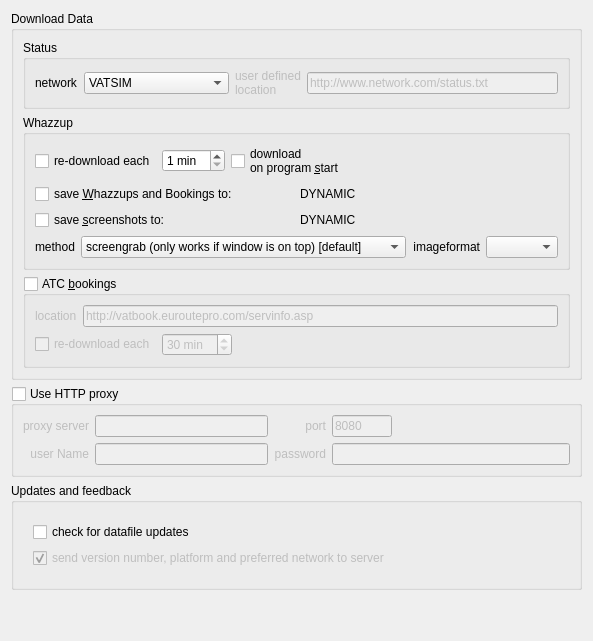
     <widget class="QWidget" name="tabNetwork">
      <attribute name="title">
       <string>Network</string>
      </attribute>
      <layout class="QVBoxLayout">
       <item>
        <widget class="QGroupBox" name="groupBoxDownload">
         <property name="styleSheet">
          <string notr="true"/>
         </property>
         <property name="title">
          <string>Download Data</string>
         </property>
         <layout class="QGridLayout">
          <item row="0" column="0">
           <widget class="QGroupBox" name="groupBox_3">
            <property name="title">
             <string>Status</string>
            </property>
            <layout class="QGridLayout" name="gridLayout_3">
             <item row="0" column="0">
              <widget class="QLabel" name="label_2">
               <property name="text">
                <string>network</string>
               </property>
               <property name="buddy">
                <cstring>cbNetwork</cstring>
               </property>
              </widget>
             </item>
             <item row="0" column="1">
              <widget class="QComboBox" name="cbNetwork">
               <property name="currentIndex">
                <number>0</number>
               </property>
               <item>
                <property name="text">
                 <string>VATSIM</string>
                </property>
               </item>
               <item>
                <property name="text">
                 <string>user defined network</string>
                </property>
               </item>
              </widget>
             </item>
             <item row="0" column="2">
              <widget class="QLabel" name="lbluserDefinedLocation">
               <property name="enabled">
                <bool>false</bool>
               </property>
               <property name="text">
                <string>user defined
location</string>
               </property>
               <property name="buddy">
                <cstring>editUserDefinedLocation</cstring>
               </property>
              </widget>
             </item>
             <item row="0" column="3">
              <widget class="QLineEdit" name="editUserDefinedLocation">
               <property name="enabled">
                <bool>false</bool>
               </property>
               <property name="text">
                <string>http://www.network.com/status.txt</string>
               </property>
              </widget>
             </item>
            </layout>
           </widget>
          </item>
          <item row="1" column="0">
           <widget class="QGroupBox" name="groupBox_4">
            <property name="title">
             <string>Whazzup</string>
            </property>
            <layout class="QVBoxLayout" name="verticalLayout_4">
             <item>
              <layout class="QHBoxLayout" name="horizontalLayout">
               <item>
                <widget class="QCheckBox" name="cbDownloadPeriodically">
                 <property name="text">
                  <string>re-download each</string>
                 </property>
                </widget>
               </item>
               <item>
                <widget class="QSpinBox" name="spinBoxDownloadInterval">
                 <property name="suffix">
                  <string> min</string>
                 </property>
                 <property name="minimum">
                  <number>1</number>
                 </property>
                </widget>
               </item>
               <item>
                <widget class="QCheckBox" name="cbDownloadOnStartup">
                 <property name="text">
                  <string>download  
on program &amp;start</string>
                 </property>
                </widget>
               </item>
               <item>
                <spacer name="horizontalSpacer_18">
                 <property name="orientation">
                  <enum>Qt::Horizontal</enum>
                 </property>
                 <property name="sizeHint" stdset="0">
                  <size>
                   <width>40</width>
                   <height>20</height>
                  </size>
                 </property>
                </spacer>
               </item>
              </layout>
             </item>
             <item>
              <layout class="QGridLayout" name="gridLayout_15">
               <item row="0" column="0">
                <widget class="QCheckBox" name="cbSaveWhazzupData">
                 <property name="toolTip">
                  <string>Saves downloaded status data to /downloaded. Can be used to record whole evenings. Replay with Time Warp and &quot;use downloaded&quot;.</string>
                 </property>
                 <property name="text">
                  <string>save &amp;Whazzups and Bookings to:</string>
                 </property>
                </widget>
               </item>
               <item row="0" column="1">
                <widget class="QLabel" name="lblDownloadedDirectory">
                 <property name="text">
                  <string>DYNAMIC</string>
                 </property>
                 <property name="textInteractionFlags">
                  <set>Qt::LinksAccessibleByMouse|Qt::TextSelectableByKeyboard|Qt::TextSelectableByMouse</set>
                 </property>
                </widget>
               </item>
               <item row="1" column="0">
                <widget class="QCheckBox" name="cbShootScreenshots">
                 <property name="toolTip">
                  <string>Saves screenshots whenever new map data is displayed. Together with &quot;Save Whazzups&quot; and &quot;Time Warp&quot; with &quot;Use downloaded&quot;, this allows to make movies of whole evenings.</string>
                 </property>
                 <property name="text">
                  <string>save &amp;screenshots to:</string>
                 </property>
                </widget>
               </item>
               <item row="1" column="1">
                <widget class="QLabel" name="lblScreenshotsDirectory">
                 <property name="text">
                  <string>DYNAMIC</string>
                 </property>
                 <property name="wordWrap">
                  <bool>true</bool>
                 </property>
                 <property name="textInteractionFlags">
                  <set>Qt::LinksAccessibleByMouse|Qt::TextSelectableByKeyboard|Qt::TextSelectableByMouse</set>
                 </property>
                </widget>
               </item>
              </layout>
             </item>
             <item>
              <layout class="QHBoxLayout" name="horizontalLayout_4">
               <item>
                <widget class="QLabel" name="label_28">
                 <property name="text">
                  <string>method</string>
                 </property>
                 <property name="alignment">
                  <set>Qt::AlignRight|Qt::AlignTrailing|Qt::AlignVCenter</set>
                 </property>
                </widget>
               </item>
               <item>
                <widget class="QComboBox" name="cbScreenshotMethod">
                 <property name="toolTip">
                  <string>Screenshots can be obtained by different methods. One or the other could make problems on your setup as grabbing an OpenGL-window can be complex. Try out which one works best for you.</string>
                 </property>
                 <item>
                  <property name="text">
                   <string>screengrab (only works if window is on top) [default]</string>
                  </property>
                 </item>
                 <item>
                  <property name="text">
                   <string>OpenGL off-screen render (resource-intensive)</string>
                  </property>
                 </item>
                 <item>
                  <property name="text">
                   <string>OpenGL framebuffer (fast but depending on hardware)</string>
                  </property>
                 </item>
                </widget>
               </item>
               <item>
                <widget class="QLabel" name="label_34">
                 <property name="text">
                  <string>imageformat</string>
                 </property>
                 <property name="alignment">
                  <set>Qt::AlignRight|Qt::AlignTrailing|Qt::AlignVCenter</set>
                 </property>
                </widget>
               </item>
               <item>
                <widget class="QComboBox" name="cbScreenshotFormat">
                 <property name="toolTip">
                  <string>supported image formats. Gain more with a full Qt installation (technically, by adding more imageformat plugins).</string>
                 </property>
                </widget>
               </item>
              </layout>
             </item>
            </layout>
           </widget>
          </item>
          <item row="9" column="0">
           <widget class="QGroupBox" name="gbDownloadBookings">
            <property name="title">
             <string>ATC &amp;bookings</string>
            </property>
            <property name="checkable">
             <bool>true</bool>
            </property>
            <property name="checked">
             <bool>false</bool>
            </property>
            <layout class="QVBoxLayout" name="verticalLayout_10">
             <item>
              <layout class="QHBoxLayout" name="horizontalLayout_2">
               <item>
                <widget class="QLabel" name="label_9">
                 <property name="text">
                  <string>location</string>
                 </property>
                </widget>
               </item>
               <item>
                <widget class="QLineEdit" name="editBookingsLocation">
                 <property name="enabled">
                  <bool>false</bool>
                 </property>
                 <property name="text">
                  <string>http://vatbook.euroutepro.com/servinfo.asp</string>
                 </property>
                </widget>
               </item>
              </layout>
             </item>
             <item>
              <layout class="QHBoxLayout" name="horizontalLayout_3">
               <item>
                <widget class="QCheckBox" name="cbBookingsPeriodically">
                 <property name="enabled">
                  <bool>false</bool>
                 </property>
                 <property name="toolTip">
                  <string>first time downloaded when needed the first time.</string>
                 </property>
                 <property name="text">
                  <string>re-download each</string>
                 </property>
                </widget>
               </item>
               <item>
                <widget class="QSpinBox" name="sbBookingsInterval">
                 <property name="enabled">
                  <bool>false</bool>
                 </property>
                 <property name="suffix">
                  <string> min</string>
                 </property>
                 <property name="minimum">
                  <number>1</number>
                 </property>
                 <property name="maximum">
                  <number>300</number>
                 </property>
                 <property name="value">
                  <number>30</number>
                 </property>
                </widget>
               </item>
               <item>
                <spacer name="horizontalSpacer_12">
                 <property name="orientation">
                  <enum>Qt::Horizontal</enum>
                 </property>
                 <property name="sizeHint" stdset="0">
                  <size>
                   <width>40</width>
                   <height>20</height>
                  </size>
                 </property>
                </spacer>
               </item>
              </layout>
             </item>
            </layout>
           </widget>
          </item>
         </layout>
        </widget>
       </item>
       <item>
        <widget class="QGroupBox" name="groupBoxProxy">
         <property name="title">
          <string>Use HTTP proxy</string>
         </property>
         <property name="checkable">
          <bool>true</bool>
         </property>
         <property name="checked">
          <bool>false</bool>
         </property>
         <layout class="QGridLayout">
          <item row="0" column="0">
           <widget class="QLabel" name="lblProxyServer">
            <property name="enabled">
             <bool>false</bool>
            </property>
            <property name="text">
             <string>proxy server</string>
            </property>
            <property name="alignment">
             <set>Qt::AlignRight|Qt::AlignTrailing|Qt::AlignVCenter</set>
            </property>
            <property name="buddy">
             <cstring>editProxyServer</cstring>
            </property>
           </widget>
          </item>
          <item row="0" column="1">
           <widget class="QLineEdit" name="editProxyServer">
            <property name="enabled">
             <bool>false</bool>
            </property>
           </widget>
          </item>
          <item row="0" column="2">
           <widget class="QLabel" name="lblProxyPort">
            <property name="enabled">
             <bool>false</bool>
            </property>
            <property name="text">
             <string>port</string>
            </property>
            <property name="alignment">
             <set>Qt::AlignRight|Qt::AlignTrailing|Qt::AlignVCenter</set>
            </property>
            <property name="buddy">
             <cstring>editProxyPort</cstring>
            </property>
           </widget>
          </item>
          <item row="0" column="3">
           <widget class="QLineEdit" name="editProxyPort">
            <property name="enabled">
             <bool>false</bool>
            </property>
            <property name="maximumSize">
             <size>
              <width>60</width>
              <height>16777215</height>
             </size>
            </property>
            <property name="inputMask">
             <string>00000</string>
            </property>
            <property name="text">
             <string>8080</string>
            </property>
           </widget>
          </item>
          <item row="1" column="0">
           <widget class="QLabel" name="lblProxyUser">
            <property name="enabled">
             <bool>false</bool>
            </property>
            <property name="text">
             <string>user Name</string>
            </property>
            <property name="alignment">
             <set>Qt::AlignRight|Qt::AlignTrailing|Qt::AlignVCenter</set>
            </property>
            <property name="margin">
             <number>1</number>
            </property>
            <property name="buddy">
             <cstring>editProxyUser</cstring>
            </property>
           </widget>
          </item>
          <item row="1" column="1">
           <widget class="QLineEdit" name="editProxyUser">
            <property name="enabled">
             <bool>false</bool>
            </property>
           </widget>
          </item>
          <item row="1" column="2">
           <widget class="QLabel" name="lblProxyPassword">
            <property name="enabled">
             <bool>false</bool>
            </property>
            <property name="text">
             <string>password</string>
            </property>
            <property name="alignment">
             <set>Qt::AlignRight|Qt::AlignTrailing|Qt::AlignVCenter</set>
            </property>
            <property name="buddy">
             <cstring>editProxyPassword</cstring>
            </property>
           </widget>
          </item>
          <item row="1" column="3" colspan="2">
           <widget class="QLineEdit" name="editProxyPassword">
            <property name="enabled">
             <bool>false</bool>
            </property>
            <property name="echoMode">
             <enum>QLineEdit::Password</enum>
            </property>
           </widget>
          </item>
          <item row="0" column="4">
           <spacer>
            <property name="orientation">
             <enum>Qt::Horizontal</enum>
            </property>
            <property name="sizeHint" stdset="0">
             <size>
              <width>40</width>
              <height>20</height>
             </size>
            </property>
           </spacer>
          </item>
         </layout>
        </widget>
       </item>
       <item>
        <widget class="QGroupBox" name="groupBoxUpdates">
         <property name="title">
          <string>Updates and feedback</string>
         </property>
         <layout class="QVBoxLayout">
          <item>
           <layout class="QHBoxLayout" name="horizontalLayout_11">
            <property name="margin" stdset="0">
             <number>10</number>
            </property>
            <item>
             <layout class="QVBoxLayout" name="verticalLayout_15">
              <item>
               <widget class="QCheckBox" name="cbCheckForUpdates">
                <property name="enabled">
                 <bool>true</bool>
                </property>
                <property name="toolTip">
                 <string>Checks for new datafile releases on the server on each progam start.</string>
                </property>
                <property name="text">
                 <string>check for datafile updates</string>
                </property>
               </widget>
              </item>
              <item>
               <widget class="QCheckBox" name="cbSendVersionInfo">
                <property name="enabled">
                 <bool>false</bool>
                </property>
                <property name="toolTip">
                 <string>Disabled due to server move.
Check our site fom time to time to stay up-to-date.</string>
                </property>
                <property name="text">
                 <string>send version number, platform and preferred network to server</string>
                </property>
                <property name="checked">
                 <bool>true</bool>
                </property>
               </widget>
              </item>
             </layout>
            </item>
           </layout>
          </item>
         </layout>
        </widget>
       </item>
       <item>
        <spacer name="verticalSpacer_3">
         <property name="orientation">
          <enum>Qt::Vertical</enum>
         </property>
         <property name="sizeHint" stdset="0">
          <size>
           <width>20</width>
           <height>40</height>
          </size>
         </property>
        </spacer>
       </item>
      </layout>
     </widget>
